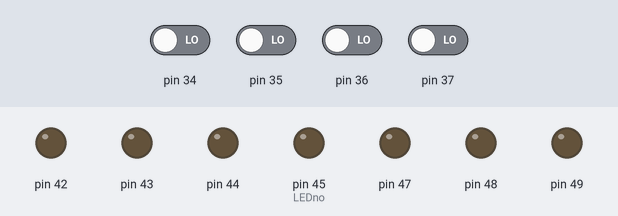
The sketch below on a simulated Arduino Mega 2560, built with avr-gcc and run on an emulated ATmega2560. Shown: output pins drawn as LEDs (lit = HIGH). Inputs (shaded band) come from the test bench; at power-on: pin 34–37 LOW.

Above: at 1.2 s.
1.3 s: pin 36 driven HIGH
At 2.0 s:
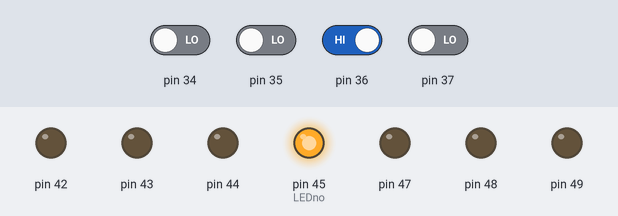
Timing chart, 0 to 4.3 s (numbered marks = the images above; inputs shaded):
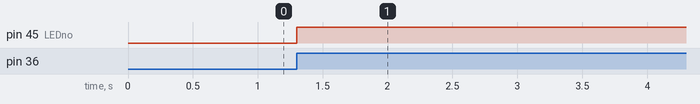

The sketch:

exercisee3.ino
```cpp
unsigned char LEDno = 4;

void setup() {
  // put your setup code here, to run once:
  DDRL |= B11110111;
  DDRC &= B11110000;
  DDRG |= B00001000;
}
void loop() {
  // put your main code here, to run repeatedly:
if (SelectorPosition() == 1){
  PORTL &= B00001000;
  PORTG &= B11110111;
}
else if (SelectorPosition() == 2){
  greenLEDon(4);
  delay(1000);
  greenLEDoff(4);
  delay(1000);
}
else{
  PORTL |= B00001000;
  PORTG |= B11110111;
}}

void greenLEDon(unsigned char LEDno)
{
if (LEDno ==4){
    PORTL |= (1<<LEDno);
}
else {
  PORTL &= (1<<LEDno);
}}
void greenLEDoff(unsigned char LEDno)
{
  if (LEDno ==4){
    PORTL &= (1<<LEDno);
}
else {
  PORTL |= (1<<LEDno);
}}
unsigned char SelectorPosition()
{
  return PINC & 0x0F;
}
```

Measured:
- after the input at 1.3 s, pin 45 (LEDno): LOW → HIGH at once
